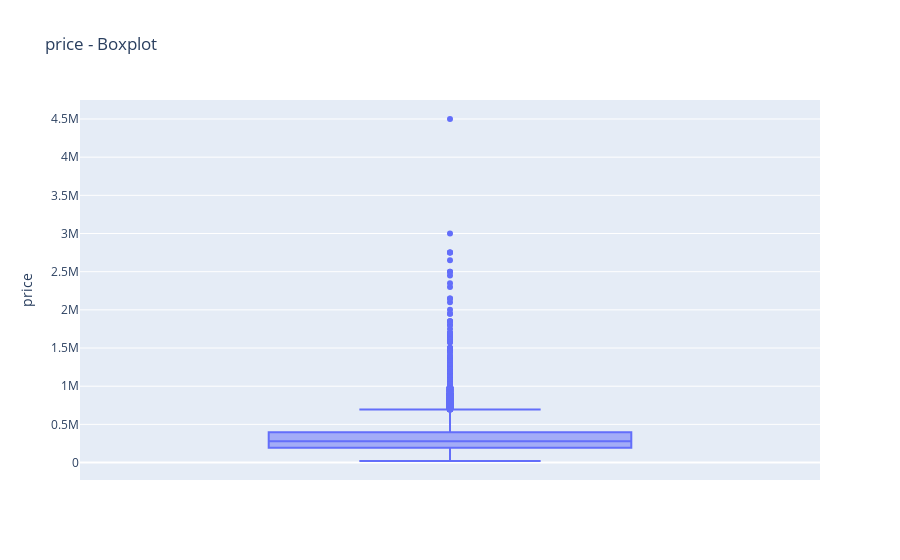
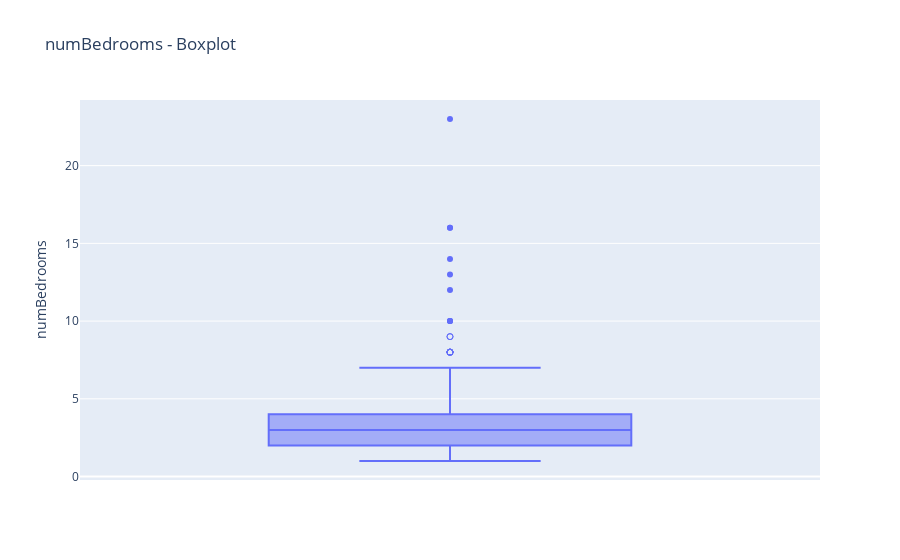
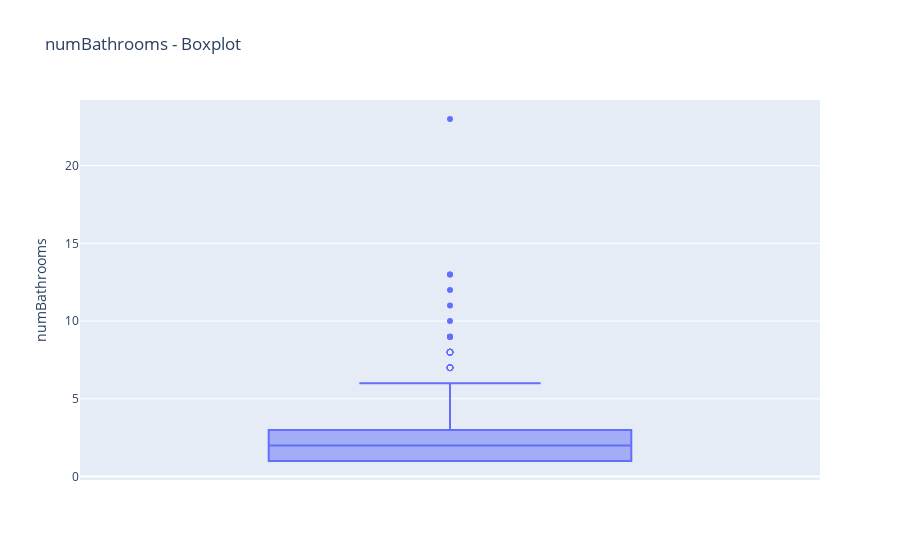
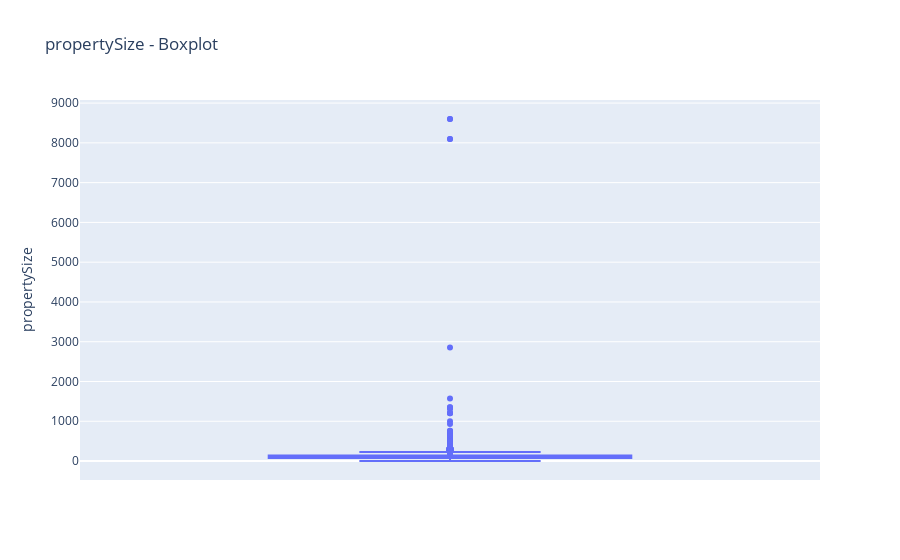

Notebook source saved alongside these figures, in order:
### Markdown cell above
#### 3.3 Identifying outliers

### Code cell
import plotly.express as px

# first define which columns would be useful to know about outliers
outlier_cols = ['price', 'numBedrooms', 'numBathrooms', 'propertySize', 'm_totalImages']

for col in outlier_cols:
    fig = px.box(df, y=col, points='suspectedoutliers', title=f"{col} - Boxplot")
    fig.show()

### Figure 1 — Plotly figure (JSON) as saved in the notebook; plotly's stock layout.template omitted (floating-point values rounded to 4 significant figures; data arrays with more than 128 entries replaced by an {"elided": "..."} marker saying what was removed)
{"data": [{"alignmentgroup": "True", "boxpoints": "suspectedoutliers", "hovertemplate": "price=%{y}<extra></extra>", "legendgroup": "", "marker": {"color": "#636efa"}, "name": "", "notched": false, "offsetgroup": "", "orientation": "v", "showlegend": false, "type": "box", "x0": " ", "xaxis": "x", "y": {"elided": "3832 int values"}, "y0": " ", "yaxis": "y"}], "layout": {"boxmode": "group", "legend": {"tracegroupgap": 0}, "title": {"text": "price - Boxplot"}, "xaxis": {"anchor": "y", "domain": [0, 1]}, "yaxis": {"anchor": "x", "domain": [0, 1], "title": {"text": "price"}}}}

### Figure 2 — Plotly figure (JSON) as saved in the notebook; plotly's stock layout.template omitted (floating-point values rounded to 4 significant figures; data arrays with more than 128 entries replaced by an {"elided": "..."} marker saying what was removed)
{"data": [{"alignmentgroup": "True", "boxpoints": "suspectedoutliers", "hovertemplate": "numBedrooms=%{y}<extra></extra>", "legendgroup": "", "marker": {"color": "#636efa"}, "name": "", "notched": false, "offsetgroup": "", "orientation": "v", "showlegend": false, "type": "box", "x0": " ", "xaxis": "x", "y": {"elided": "3832 int values"}, "y0": " ", "yaxis": "y"}], "layout": {"boxmode": "group", "legend": {"tracegroupgap": 0}, "title": {"text": "numBedrooms - Boxplot"}, "xaxis": {"anchor": "y", "domain": [0, 1]}, "yaxis": {"anchor": "x", "domain": [0, 1], "title": {"text": "numBedrooms"}}}}

### Figure 3 — Plotly figure (JSON) as saved in the notebook; plotly's stock layout.template omitted (floating-point values rounded to 4 significant figures; data arrays with more than 128 entries replaced by an {"elided": "..."} marker saying what was removed)
{"data": [{"alignmentgroup": "True", "boxpoints": "suspectedoutliers", "hovertemplate": "numBathrooms=%{y}<extra></extra>", "legendgroup": "", "marker": {"color": "#636efa"}, "name": "", "notched": false, "offsetgroup": "", "orientation": "v", "showlegend": false, "type": "box", "x0": " ", "xaxis": "x", "y": {"elided": "3832 int values"}, "y0": " ", "yaxis": "y"}], "layout": {"boxmode": "group", "legend": {"tracegroupgap": 0}, "title": {"text": "numBathrooms - Boxplot"}, "xaxis": {"anchor": "y", "domain": [0, 1]}, "yaxis": {"anchor": "x", "domain": [0, 1], "title": {"text": "numBathrooms"}}}}

### Figure 4 — Plotly figure (JSON) as saved in the notebook; plotly's stock layout.template omitted (floating-point values rounded to 4 significant figures; data arrays with more than 128 entries replaced by an {"elided": "..."} marker saying what was removed)
{"data": [{"alignmentgroup": "True", "boxpoints": "suspectedoutliers", "hovertemplate": "propertySize=%{y}<extra></extra>", "legendgroup": "", "marker": {"color": "#636efa"}, "name": "", "notched": false, "offsetgroup": "", "orientation": "v", "showlegend": false, "type": "box", "x0": " ", "xaxis": "x", "y": {"elided": "3832 float values"}, "y0": " ", "yaxis": "y"}], "layout": {"boxmode": "group", "legend": {"tracegroupgap": 0}, "title": {"text": "propertySize - Boxplot"}, "xaxis": {"anchor": "y", "domain": [0, 1]}, "yaxis": {"anchor": "x", "domain": [0, 1], "title": {"text": "propertySize"}}}}
